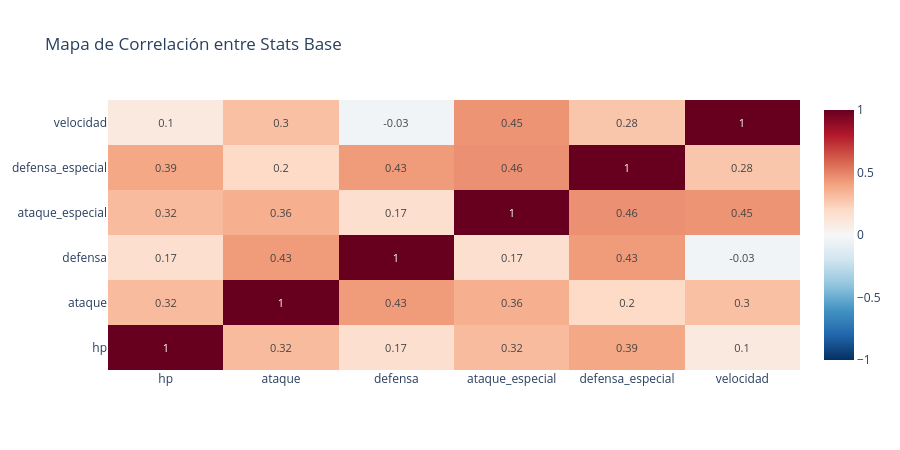

Source (notebook cell):
### Markdown cell above
#### Gráfico 4 — Heatmap: ¿Qué tan correlacionados están los stats?

**Objetivo:** Mostrar correlaciones entre múltiples variables numéricas  
**Decisión:** Heatmap de correlación — estándar en análisis de datos  
**Insight clave:** ¿Pokémon rápidos tienden a tener menos defensa?

### Code cell
corr_matrix = df[STATS_COLS].corr().round(2)

fig4 = go.Figure(data=go.Heatmap(
    z=corr_matrix.values,
    x=corr_matrix.columns.tolist(),
    y=corr_matrix.columns.tolist(),
    colorscale="RdBu_r",
    zmid=0,
    text=corr_matrix.values.round(2),
    texttemplate="%{text}",
    textfont={"size": 11},
    hoverongaps=False,
))
fig4.update_layout(
    title="Mapa de Correlación entre Stats Base",
    height=450,
    plot_bgcolor="white",
)
fig4.show()

### Figure 1 — Plotly figure (JSON) as saved in the notebook; plotly's stock layout.template omitted (floating-point values rounded to 4 significant figures)
{"data": [{"colorscale": [[0, "rgb(5,48,97)"], [0.1, "rgb(33,102,172)"], [0.2, "rgb(67,147,195)"], [0.3, "rgb(146,197,222)"], [0.4, "rgb(209,229,240)"], [0.5, "rgb(247,247,247)"], [0.6, "rgb(253,219,199)"], [0.7, "rgb(244,165,130)"], [0.8, "rgb(214,96,77)"], [0.9, "rgb(178,24,43)"], [1, "rgb(103,0,31)"]], "hoverongaps": false, "text": [[1, 0.32, 0.17, 0.32, 0.39, 0.1], [0.32, 1, 0.43, 0.36, 0.2, 0.3], [0.17, 0.43, 1, 0.17, 0.43, -0.03], [0.32, 0.36, 0.17, 1, 0.46, 0.45], [0.39, 0.2, 0.43, 0.46, 1, 0.28], [0.1, 0.3, -0.03, 0.45, 0.28, 1]], "textfont": {"size": 11}, "texttemplate": "%{text}", "type": "heatmap", "x": ["hp", "ataque", "defensa", "ataque_especial", "defensa_especial", "velocidad"], "y": ["hp", "ataque", "defensa", "ataque_especial", "defensa_especial", "velocidad"], "z": [[1, 0.32, 0.17, 0.32, 0.39, 0.1], [0.32, 1, 0.43, 0.36, 0.2, 0.3], [0.17, 0.43, 1, 0.17, 0.43, -0.03], [0.32, 0.36, 0.17, 1, 0.46, 0.45], [0.39, 0.2, 0.43, 0.46, 1, 0.28], [0.1, 0.3, -0.03, 0.45, 0.28, 1]], "zmid": 0}], "layout": {"height": 450, "plot_bgcolor": "white", "title": {"text": "Mapa de Correlación entre Stats Base"}}}
